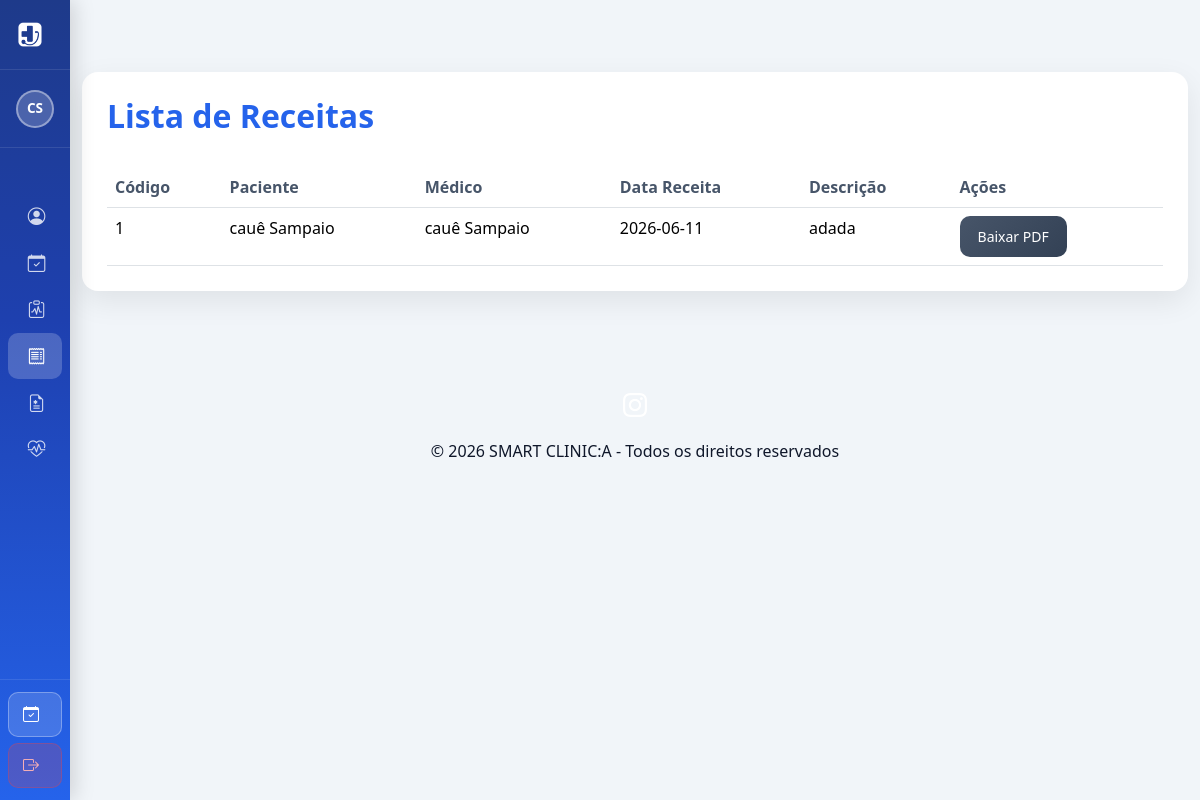
/Frontend/receita.php (signed in), run on the app's committed database.
### tables this page shows
CREATE TABLE `receita` (
  `cod` int(11) NOT NULL,
  `fk_paciente_cod` int(11) DEFAULT NULL,
  `fk_medico_cod` int(11) DEFAULT NULL,
  `data_receita` date DEFAULT NULL,
  `descricao` text DEFAULT NULL,
  `tipo` varchar(50) DEFAULT NULL
);

CREATE TABLE `paciente` (
  `cod` int(11) NOT NULL,
  `fk_instituicao_cod` int(11) DEFAULT NULL,
  `cpf` varchar(11) NOT NULL,
  `nome` varchar(100) NOT NULL,
  `data_nascimento` date NOT NULL,
  `email` varchar(100) DEFAULT NULL,
  `senha` varchar(100) DEFAULT NULL,
  `endereco` varchar(200) DEFAULT NULL,
  `foto` varchar(100) DEFAULT NULL
);

CREATE TABLE `medico` (
  `cod` int(11) NOT NULL,
  `fk_instituicao_cod` int(11) DEFAULT NULL,
  `cpf` varchar(11) NOT NULL,
  `crm` varchar(20) NOT NULL,
  `rqe` varchar(20) DEFAULT NULL,
  `foto` varchar(200) DEFAULT NULL,
  `nome` varchar(100) NOT NULL,
  `email` varchar(100) NOT NULL,
  `senha` varchar(100) NOT NULL,
  `especialidade` varchar(50) DEFAULT NULL,
  `telefone` varchar(20) NOT NULL,
  `endereco` varchar(200) NOT NULL
);

### Backend/controller/Database.php (called while the page is built)
<?php
class Database {
    private static $instance = null;
    public static function getConnection() {
        if (self::$instance === null) {
            $host = '127.0.0.1';
            $db   = 'smartclinic';
            $user = 'root';
            $pass = '';
            $charset = 'utf8mb4';
            $dsn = "mysql:host=$host;dbname=$db;charset=$charset";
            $options = [
                PDO::ATTR_ERRMODE => PDO::ERRMODE_EXCEPTION,
                PDO::ATTR_DEFAULT_FETCH_MODE => PDO::FETCH_ASSOC,
                PDO::ATTR_EMULATE_PREPARES => false,
            ];
            self::$instance = new PDO($dsn, $user, $pass, $options);
        }
        return self::$instance;
    }
}

### Backend/controller/ReceitaController.php (called while the page is built, shortened)
<?php
require_once __DIR__ . '/../dao/ReceitaDAO.php';
class ReceitaController extends BaseController {
    private $dao;
    public function __construct() {
        $this->dao = new ReceitaDAO();
    }
    public function getByPaciente($pacienteCod) {
        return $this->dao->getByPaciente($pacienteCod);
    }
}

### Backend/dao/BaseDAO.php (called while the page is built, shortened)
<?php
require_once $_SERVER['DOCUMENT_ROOT'] . '/SMART-CLINIC-A/Backend/controller/Database.php';
class BaseDAO {
    public function __construct() {
        $this->db = Database::getConnection();
    }
}

### Backend/dao/ReceitaDAO.php (called while the page is built, shortened)
<?php
require_once __DIR__ . '/BaseDAO.php';
class ReceitaDAO extends BaseDAO {
    public function getByPaciente($pacienteCod) {
        $stmt = $this->db->prepare('SELECT r.*, p.nome as paciente_nome, m.nome as medico_nome FROM receita r LEFT JOIN paciente p ON r.fk_paciente_cod = p.cod LEFT JOIN medico m ON r.fk_medico_cod = m.cod WHERE r.fk_paciente_cod = ?');
        $stmt->execute([$pacienteCod]);
        return $stmt->fetchAll();
    }
}

### Frontend/receita.php (the view, shortened to what this page needs)
<?php require_once __DIR__ . '/navbar.php'; ?>
<!DOCTYPE html>
<html lang="pt-BR">
<head>
    <link href="https://cdn.jsdelivr.net/npm/bootstrap@5.3.2/dist/css/bootstrap.min.css" rel="stylesheet">
    <link href="https://cdn.jsdelivr.net/npm/bootstrap-icons@1.11.1/font/bootstrap-icons.css" rel="stylesheet">
    <link rel="stylesheet" href="style.css">
</head>
<body>
    <section class="py-5">
        <div class="container py-4">
            <div class="card-modern">
                <?php
                require_once $_SERVER['DOCUMENT_ROOT'] . '/SMART-CLINIC-A/Backend/controller/ReceitaController.php';
                $controller = new ReceitaController();
                $action = isset($_GET['action']) ? $_GET['action'] : 'list';
                $isPaciente = isset($_SESSION['role']) && $_SESSION['role'] === 'paciente';
                $pacienteLogadoCod = $_SESSION['user_id'] ?? null;
                if ($action == 'list') {
                    ?>
                    <div class="d-flex justify-content-between align-items-center mb-4">
                        <h2 class="text-azul fw-bold">Lista de Receitas</h2>
                    </div>
                    <div class="table-responsive">
                        <table class="table table-modern mb-0">
                            <thead>
                                <tr>
                                    <th>Código</th>
                                    <th>Paciente</th>
                                    <th>Médico</th>
                                    <th>Data Receita</th>
                                    <th>Descrição</th>
                                    <th>Ações</th>
                                </tr>
                            </thead>
                            <tbody>
                                <?php
                                if ($isPaciente && !empty($pacienteLogadoCod)) {
                                    $receitas = $controller->getByPaciente($pacienteLogadoCod);
                                } else {
                                    $receitas = $controller->getAll();
                                }
                                foreach ($receitas as $rec) {
                                    echo "<tr>";
                                    echo "<td>" . htmlspecialchars($rec['cod']) . "</td>";
                                    echo "<td>" . htmlspecialchars($rec['paciente_nome']) . "</td>";
                                    echo "<td>" . htmlspecialchars($rec['medico_nome']) . "</td>";
                                    echo "<td>" . htmlspecialchars($rec['data_receita']) . "</td>";
                                    echo "<td>" . nl2br(htmlspecialchars($rec['descricao'] ?? '')) . "</td>";
                                    echo "<td>";
                                    echo "<a href='receita_pdf.php?id=" . $rec['cod'] . "' class='btn btn-sm btn-secondary-custom me-2'>Baixar PDF</a>";
                                    echo "</td>";
                                    echo "</tr>";
                                }
                                ?>
                            </tbody>
                        </table>
                    </div>
                <?php }
                ?>
            </div>
        </div>
    </section>
    <footer class="text-center py-4">
        <div class="container">
            <div class="d-flex justify-content-center mb-3">
                <a href="#" class="text-white mx-2 fs-4"><i class="bi bi-instagram"></i></a>
            </div>
            <p class="mb-0">© 2026 SMART CLINIC:A - Todos os direitos reservados</p>
        </div>
    </footer>
</body>
</html>

### Frontend/style.css (style rules this page uses)
:root { --azul: #2563eb; --azul-escuro: #1e40af; --verde: #22c55e; --fundo: #f1f5f9; }
html, body { height: 100%; }
body { background: var(--fundo); padding-top: 80px; font-family: 'Segoe UI', Tahoma, Geneva, Verdana, sans-serif; color: #0f172a; overflow-x: hidden; }
.text-azul { color: var(--azul) !important; }
.card-modern { background: white; border-radius: 16px; padding: 25px; box-shadow: 0 10px 30px rgba(0, 0, 0, 0.08); }
.btn-secondary-custom { background: linear-gradient(135deg, #475569, #334155); border: none; color: white; border-radius: 10px; padding: 10px 18px; transition: transform 0.2s ease, box-shadow 0.2s ease; }
.table-modern thead { background: #f1f5f9; }
.table-modern th { color: #475569; }

### Frontend/navbar.php (style rules this page uses)
:root { --sidebar-width:260px; --sidebar-collapsed-width:70px; --azul:#2563eb; --azul-escuro:#1e40af; --azul-mais-escuro:#1e3a8a; }
body.with-sidebar { margin-left:var(--sidebar-width); transition:margin-left .3s ease; padding-top:0 !important; }
body.with-sidebar.sidebar-collapsed { margin-left:var(--sidebar-collapsed-width); }

### data on the page
receita: cod "1", fk_paciente_cod.nome "cauê Sampaio", fk_medico_cod.nome "cauê Sampaio", data_receita "2026-06-11", descricao "adada"

### other printed values
$initials "CS"
